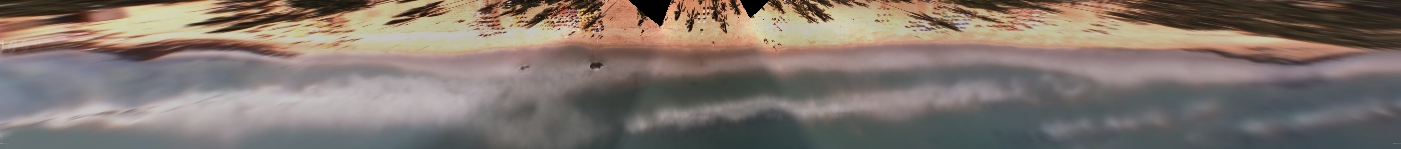
#> input picture projeto/q10/Merge_Timex_BoaViagem_croped.jpg, 1401 x 149 px
$ jupyter execute --allow-errors 'q10 copy 2.ipynb'   (older library calls are emulated)
#> lines starting #> are read from the running program, lines starting #| are printed output that depends on the picture; after the words box and inside, x2 and y2 are one past the last pixel; in counts of white or black regions, pixels touching at a corner belong together
#> (a cell that did not finish here is left out)

[cell 2]
80, 501/2

[cell 3]
250.5 - 80

[cell 4]
import cv2
import numpy as np
import matplotlib.pyplot as plt

img_original = cv2.imread("./Merge_Timex_BoaViagem_croped.jpg")
#> img_original is the input picture: shape (149, 1401, 3); mean B, G, R 110.4, 117.8, 129.1

[cell 5]
img_original.shape
#> Out = (149, 1401, 3)

[cell 6]
img_original = img_original[0:142, : , :]
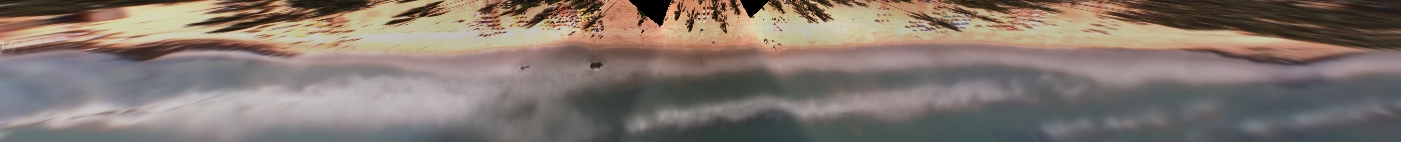
#> img_original: shape (142, 1401, 3); mean B, G, R 111.4, 119.2, 131.5

[cell 7]
# img_original = img_original[80: img_original.shape[0]//2, :, :]

[cell 8]
img_original = cv2.cvtColor(img_original, cv2.COLOR_BGR2RGB)

[cell 9]
plt.imshow(img_original,)

[cell 10]
img_hsv = cv2.cvtColor(img_original, cv2.COLOR_RGB2HSV)
#> img_hsv: shape (142, 1401, 3); mean H, S, V 59.8, 49.1, 134

[cell 11]
img_hsv_i = img_hsv[:,:, 1]
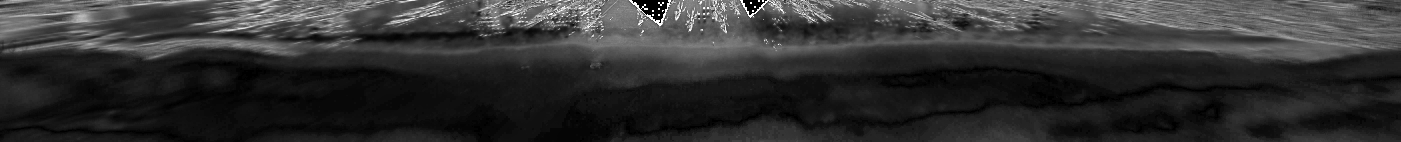
#> img_hsv_i: shape (142, 1401); min 0, max 255, mean 49.1

[cell 12]
plt.imshow(img_hsv_i, cmap="gray")

[cell 13]
# img_filtered = cv2.medianBlur(img_hsv_i, (7,7), 0)
img_filtered = cv2.medianBlur(img_hsv_i, 7)
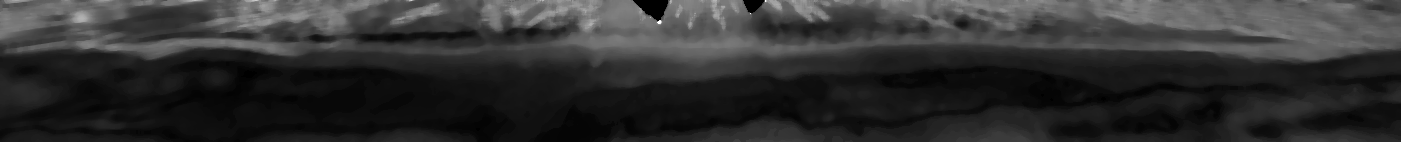
#> img_filtered: shape (142, 1401); min 0, max 255, mean 48

_, thresholded_image = cv2.threshold(img_filtered, 0, 255, cv2.THRESH_BINARY+cv2.THRESH_OTSU)
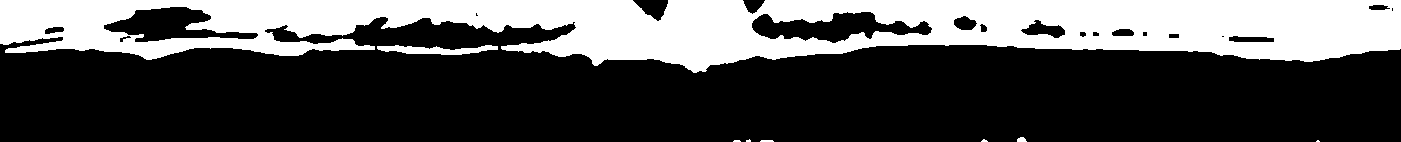
#> thresholded_image: shape (142, 1401); 31.1% white; 8 white regions (4 under 20 px), largest, box (x1, y1, x2, y2) and area: (0, 0, 1401, 73) 61000, (377, 45, 498, 55) 709, (1017, 137, 1027, 142) 39, (760, 140, 774, 142) 26

[cell 14]
plt.imshow(thresholded_image, cmap="gray")

[cell 15]
kernel_1 = cv2.getStructuringElement(cv2.MORPH_RECT,(5,4))
kernel = cv2.getStructuringElement(cv2.MORPH_RECT,(4,6))

erode_image = cv2.erode(thresholded_image, kernel=kernel_1, iterations=1)
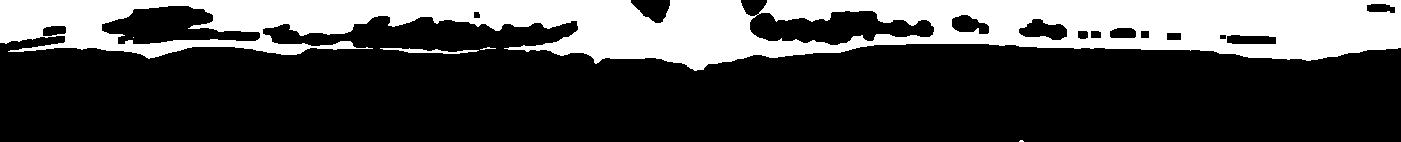
#> erode_image: shape (142, 1401); 27.7% white; 5 white regions (2 under 20 px), largest, box (x1, y1, x2, y2) and area: (0, 0, 1401, 71) 54905, (380, 48, 479, 54) 260, (480, 47, 496, 50) 21
dilated_image = cv2.dilate(erode_image,kernel=kernel, iterations= 7)
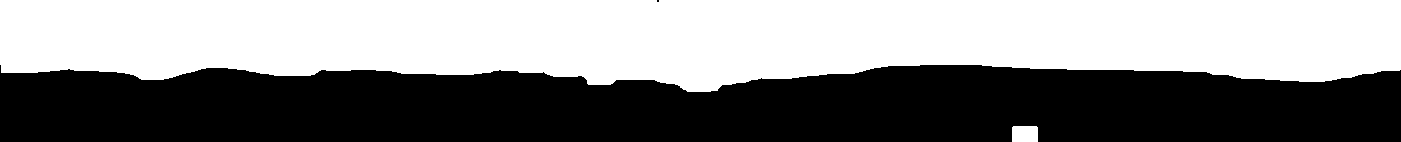
#> dilated_image: shape (142, 1401); 52.5% white; 2 black regions (1 under 20 px), largest, box (x1, y1, x2, y2) and area: (0, 65, 1401, 142) 94537

[cell 16]
plt.imshow(dilated_image, cmap="gray")

[cell 17]
sobelx = cv2.Sobel(dilated_image, cv2.CV_64F, dx=1, dy=0, ksize=3)
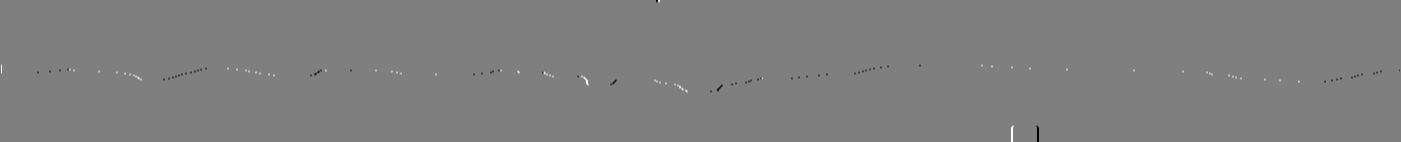
#> sobelx: shape (142, 1401) float64; min -1020, max 1020, mean 0; drawn with min black and max white
sobely = cv2.Sobel(dilated_image, cv2.CV_64F, dx=0, dy=1, ksize=3)
sobel_combined = cv2.magnitude(sobelx, sobely)
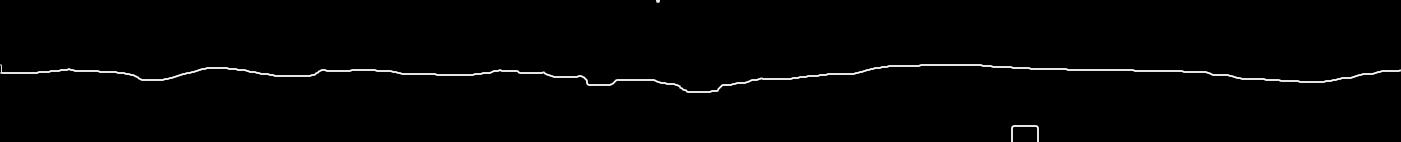
#> sobel_combined: shape (142, 1401) float64; min 0, max 1140.4, mean 15.5; drawn with min black and max white
sobel_combined = cv2.convertScaleAbs(sobel_combined)
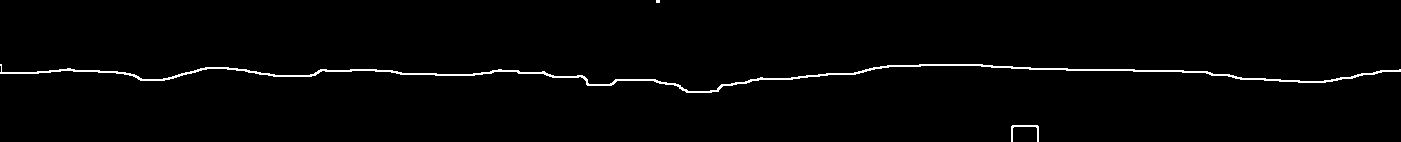
#> sobel_combined: shape (142, 1401); 1.6% white in thin lines or dots

plt.imshow(sobel_combined, cmap="gray")

#> (a cell that did not finish here is left out)

[cell 19]
thresholded_image

[cell 20]
binary_bv_image = cv2.dilate(
            thresholded_image,
            kernel=np.array(
                [
                    [1, 1, 1, 1, 1],
                    [1, 1, 1, 1, 1],
                    [1, 1, 1, 1, 1],
                ],
                dtype="uint8",
            )
            * 255,
            iterations=6,
        )
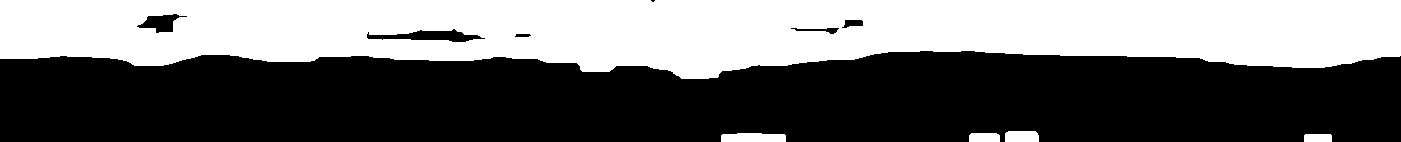
#> binary_bv_image: shape (142, 1401); 42.7% white; 5 white regions, box (x1, y1, x2, y2) and area: (0, 0, 1401, 79) 83506, (721, 133, 786, 142) 543, (1005, 131, 1039, 142) 363, (969, 133, 1000, 142) 272, (1304, 134, 1332, 142) 222

$ run again, with projeto/q10/Merge_Timex_BoaViagem.bmp saved as projeto/q10/Merge_Timex_BoaViagem_croped.jpg
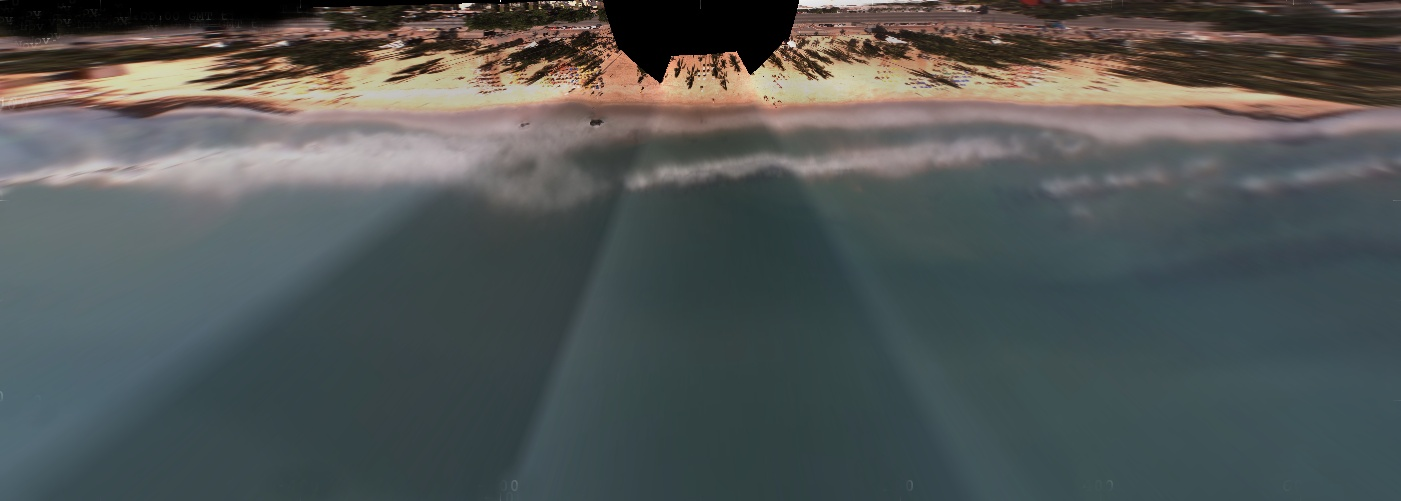
#> input picture projeto/q10/Merge_Timex_BoaViagem.bmp, 1401 x 501 px
#> img_original is the input picture: shape (501, 1401, 3); mean B, G, R 86.1, 86.9, 82.4
#> img_hsv: shape (142, 1401, 3); mean H, S, V 31.3, 72.7, 112
#> `_, thresholded_image = cv2.threshold(img_filtered, 0, 255, cv2.THRESH_..`:
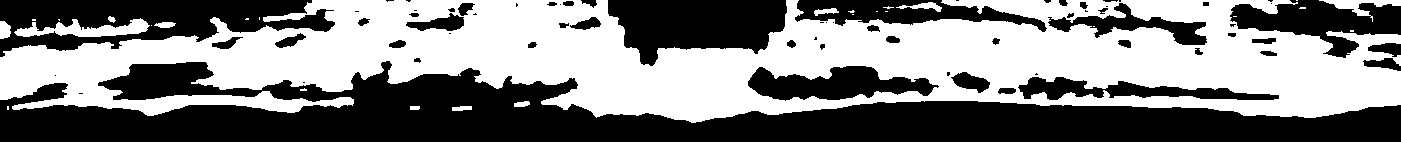
#> thresholded_image: shape (142, 1401); 51% white; 68 black regions (25 under 20 px), largest, box (x1, y1, x2, y2) and area: (0, 61, 1401, 142) 57410, (0, 0, 335, 57) 10519, (608, 0, 787, 66) 8141
#> erode_image: shape (142, 1401); 43.1% white; 27 white regions (15 under 20 px), largest, box (x1, y1, x2, y2) and area: (0, 0, 1401, 122) 82772, (944, 0, 1123, 21) 1589, (57, 21, 146, 36) 544
#> dilated_image: shape (142, 1401); 85.8% white; 7 black regions, largest, box (x1, y1, x2, y2) and area: (0, 94, 684, 142) 10363, (714, 121, 1401, 142) 8808, (620, 0, 781, 41) 5038
#> `binary_bv_image = cv2.dilate( thresholded_image, kernel=np.array( [ [1..`:
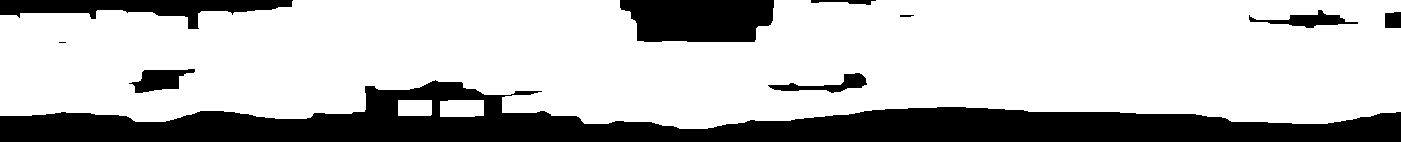
#> binary_bv_image: shape (142, 1401); 74.4% white; 10 black regions (1 under 20 px), largest, box (x1, y1, x2, y2) and area: (0, 80, 1401, 142) 38643, (620, 0, 774, 42) 5644, (0, 0, 293, 29) 3779
